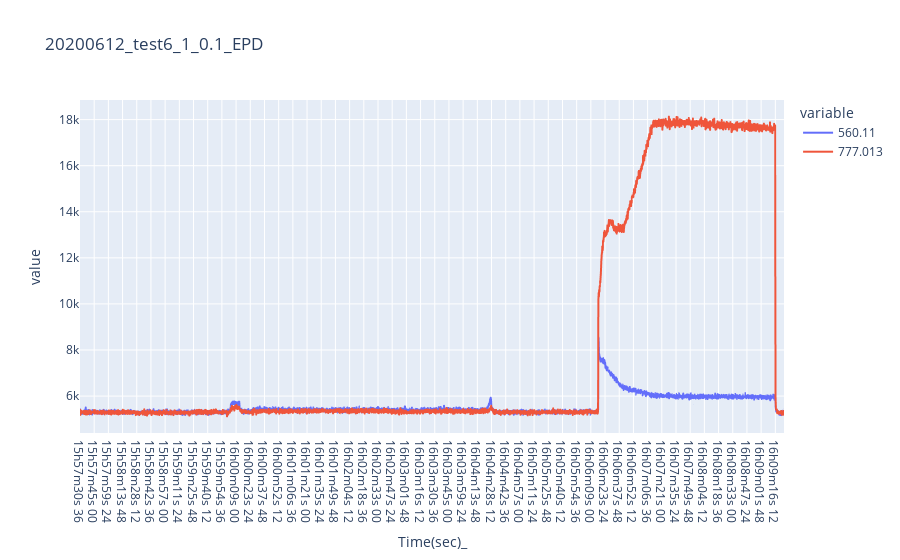

Source (notebook cell):
### Code cell
data10 = pd.read_csv('C:/Users/com/Desktop/2020-06-12 TES OES CSV/2020-06-12_15h57m30s_test6_1_0.1__condition changed and temp 650.f_oes.csv')
df_20200612_test6_1_01_EPD = pd.DataFrame(data10[['Time(sec)_','560.11','777.013']])

fig = px.line(df_20200612_test6_1_01_EPD, x="Time(sec)_", y=["560.11", "777.013"], title="20200612_test6_1_0.1_EPD")
fig.show()

### Figure 1 — Plotly figure (JSON) as saved in the notebook; plotly's stock layout.template omitted (floating-point values rounded to 4 significant figures; data arrays with more than 128 entries replaced by an {"elided": "..."} marker saying what was removed)
{"data": [{"hovertemplate": "variable=560.11<br>Time(sec)_=%{x}<br>value=%{y}<extra></extra>", "legendgroup": "560.11", "line": {"color": "#636efa", "dash": "solid"}, "mode": "lines", "name": "560.11", "showlegend": true, "type": "scattergl", "x": {"elided": "3573 str values"}, "xaxis": "x", "y": {"elided": "3573 int values"}, "yaxis": "y"}, {"hovertemplate": "variable=777.013<br>Time(sec)_=%{x}<br>value=%{y}<extra></extra>", "legendgroup": "777.013", "line": {"color": "#EF553B", "dash": "solid"}, "mode": "lines", "name": "777.013", "showlegend": true, "type": "scattergl", "x": {"elided": "3573 str values"}, "xaxis": "x", "y": {"elided": "3573 int values"}, "yaxis": "y"}], "layout": {"legend": {"title": {"text": "variable"}, "tracegroupgap": 0}, "title": {"text": "20200612_test6_1_0.1_EPD"}, "xaxis": {"anchor": "y", "domain": [0, 1], "title": {"text": "Time(sec)_"}}, "yaxis": {"anchor": "x", "domain": [0, 1], "title": {"text": "value"}}}}
